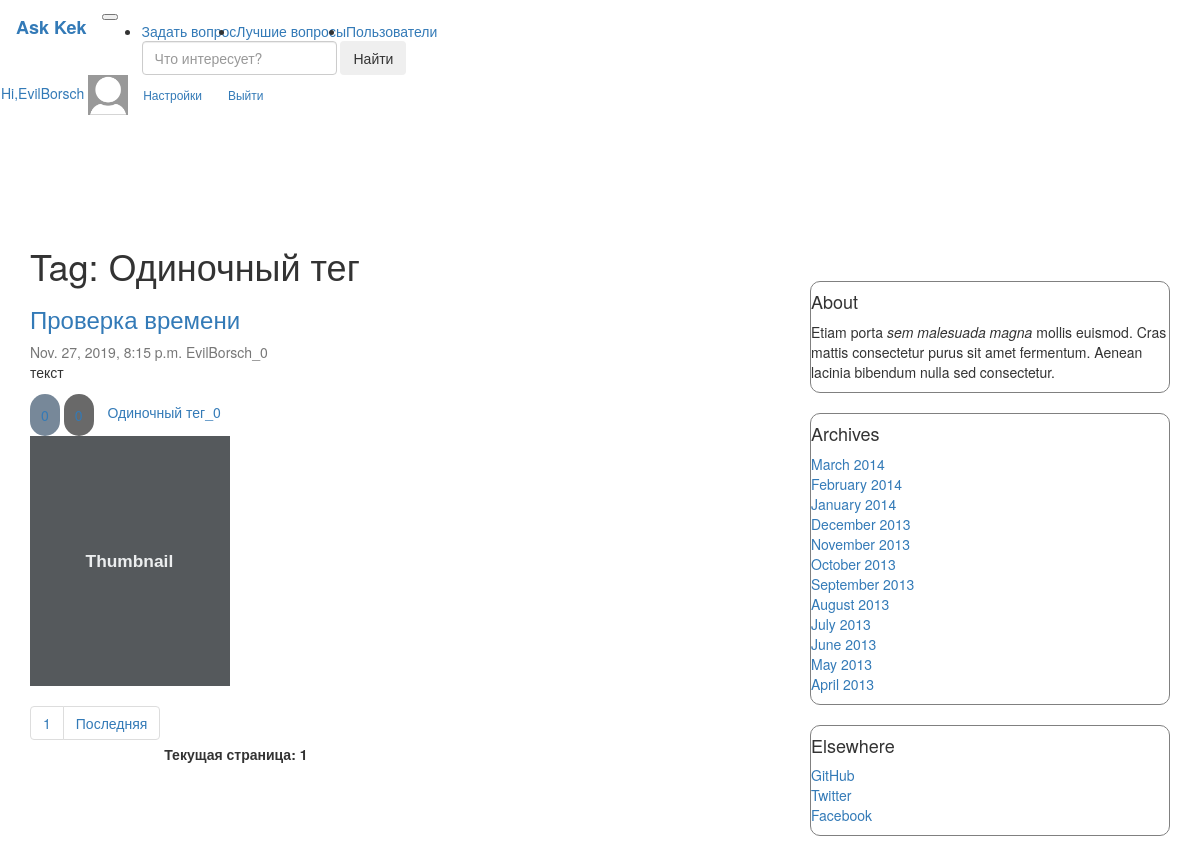
/question_by_tag/Одиночный тег (signed in), run on an earlier commit of the app's database.
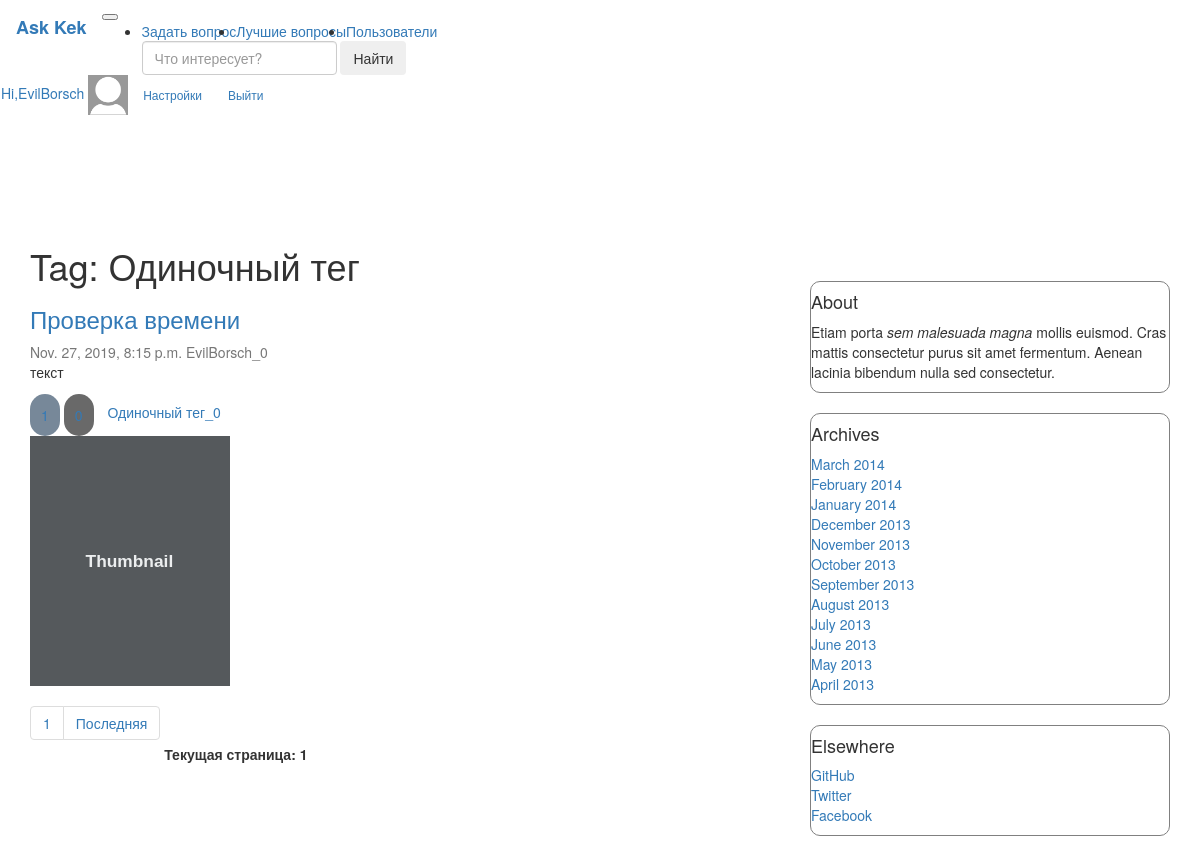
And on a later commit of the database.
### question/models.py (models this page shows, shortened)
class Article(models.Model):
    title = models.CharField(max_length=255, verbose_name='Заголовок')
    text = models.TextField(verbose_name='Текст')
    date_published = models.DateTimeField(verbose_name='Дата публикации', default=datetime.now(tz=timezone.utc),
                                          db_index=True)
    is_published = models.BooleanField(verbose_name='Опубликовано', default=True, blank=True)
    author = models.ForeignKey(
        Author,
        on_delete=models.CASCADE,
    )
    like = models.ManyToManyField(UserProfile, related_name="Article_like", blank=True)
    dislike = models.ManyToManyField(UserProfile, related_name="Article_dislike", blank=True)
    tags = models.ManyToManyField(Tags, blank=True)
    objects = ArticleManager()  # model manager
    class Meta:
        verbose_name = 'Статья'
        verbose_name_plural = 'Статьи'
        index_together = [('title', 'text')]
        unique_together = [('title', 'text')]

class Author(models.Model):
    name = models.CharField(max_length=255, verbose_name='Имя', unique=True)
    rating = models.IntegerField(default=0, verbose_name='Рейтинг')
    def __str__(self):
        return '{}_{}'.format(self.name, self.rating)
    class Meta:
        verbose_name = 'Автор'
        verbose_name_plural = 'Авторы'

### question/views.py (the view)
# urls.py: path('question_by_tag/<str:tag>', views.questions_by_tag_html, name="question_by_tag_url"),
def questions_by_tag_html(request, tag="kek"):
    articles = models.Article.objects.by_tag(tag)
    paginated_data = paginate(articles, request)
    rendered_data = {"questions": paginated_data, "m_tag": tag}
    return render(request, "./question/questions_bt_tag.html", rendered_data)

### question/models.py (called while the page is built)
    def __str__(self):
        return '{}_{}'.format(self.name, self.count)

    def by_tag(self, tag):
        return self.filter(is_published=True, date_published__lt=datetime.now(tz=timezone.utc), tags__name=tag)

### question/views.py (called while the page is built)
def paginate(objects_list, request):
    paginator = Paginator(list(objects_list), 4)
    page = request.GET.get('page')
    try:
        contacts = paginator.get_page(page)
    except PageNotAnInteger:
        contacts = paginator.page(1)
    except EmptyPage:
        contacts = paginator.page(paginator.num_pages)
    return contacts

### question/templates/question/questions_bt_tag.html
{% extends "question/index.html" %}
{% load static %}
{% block title %}
    <h1>Tag: {{ m_tag }}</h1>
{% endblock %}

### question/templates/question/index.html (shortened to what this page needs)
{% extends "question/base.html" %}
{% load static %}
{% block content %}
    {% block title %}{% endblock %}
    {% for q in questions %}
        <div class="question">
            <div class="card flex-md-row mb-4 box-shadow h-md-250">
                <div class="card-body d-flex flex-column align-items-start">
                    {% block link_to_ans %}
                        <h3 class="mb-0">
                            <a href="{% url 'one_question_url' q.pk %}" class="href">{{ q.title }}</a>
                        </h3>
                    {% endblock %}
                    <div class="mb-1 text-muted">{{ q.date_published }} {{ q.author }}</div>
                    <p class="card-text mb-auto">{{ q.text }}</p>
                    <div class="fluid-container">
                        <a class="like" data-qid="{{ q.pk }}"
                           data-vote="inc">
                            {{ q.like.count }}
                        </a>
                        <a class="dislike" data-qid="{{ q.pk }}"
                           data-vote="dec">
                        </a>
                        {% for tag in q.tags.all %}
                            <a href="{% url 'question_by_tag_url' tag.name %}">{{ tag }}</a>
                        {% endfor %}
                    </div>
                </div>
                <img class="card-img-right flex-auto d-none d-md-block" data-src="holder.js/200x250?theme=thumb"
                     alt="Thumbnail [200x250]" style="width: 200px; height: 250px;"
                     data-holder-rendered="true">
            </div>
        </div>
    {% endfor %}
    <nav aria-label="...">
        <ul class="pagination">
            <li class="page-item" aria-current="page">
                <a class="page-link" href="?page=1">1</a>
            </li>
            <li class="page-item"><a class="page-link"
                                     href="?page={{ questions.paginator.num_pages }}">Последняя</a></li>
        </ul>
        <b>Текущая страница: {{ questions.number }}</b>
    </nav>
    {% block  pre_paginator %}
        <link rel="stylesheet" href="{% static "question/index/my.css" %}">
    {% endblock %}
{% endblock %}

What changed in the data, as far as the page shows it:
changed Article "Проверка времени": like.count "0" → "1"
